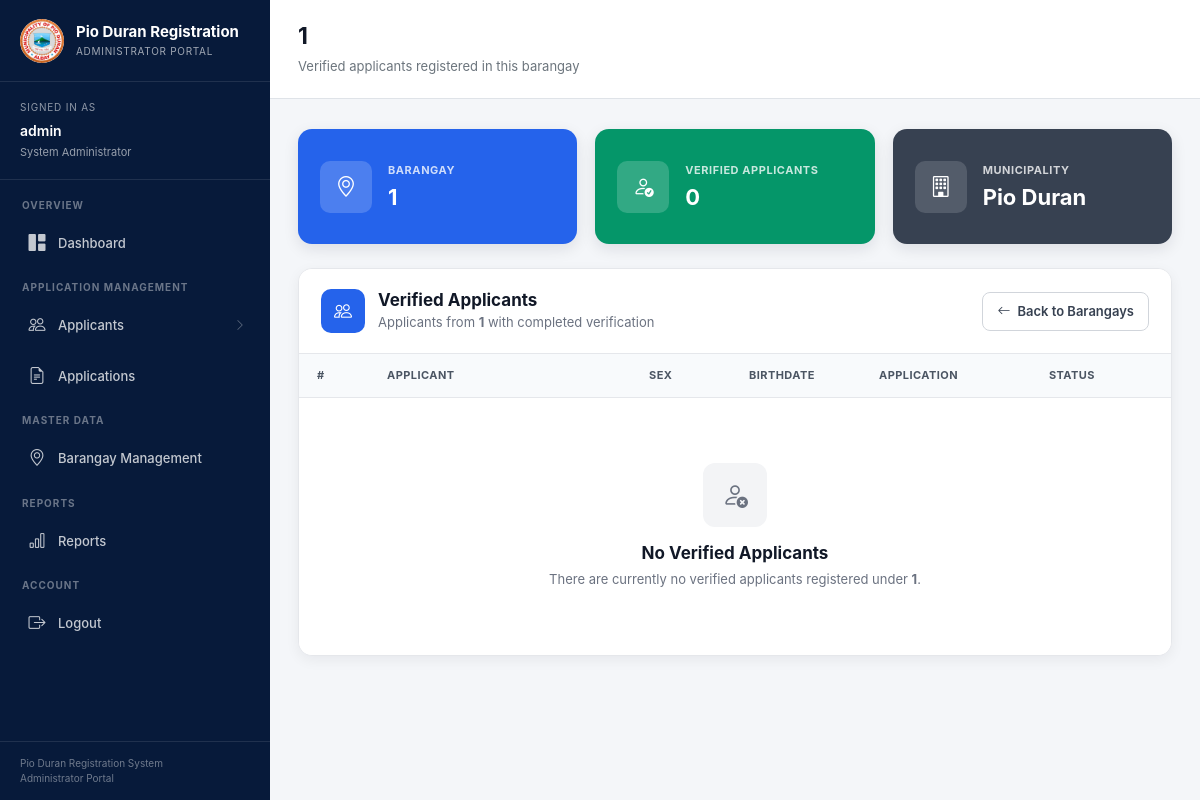
/comelec/barangays/1/applicants/ (signed in), run on an earlier commit of the app's database.
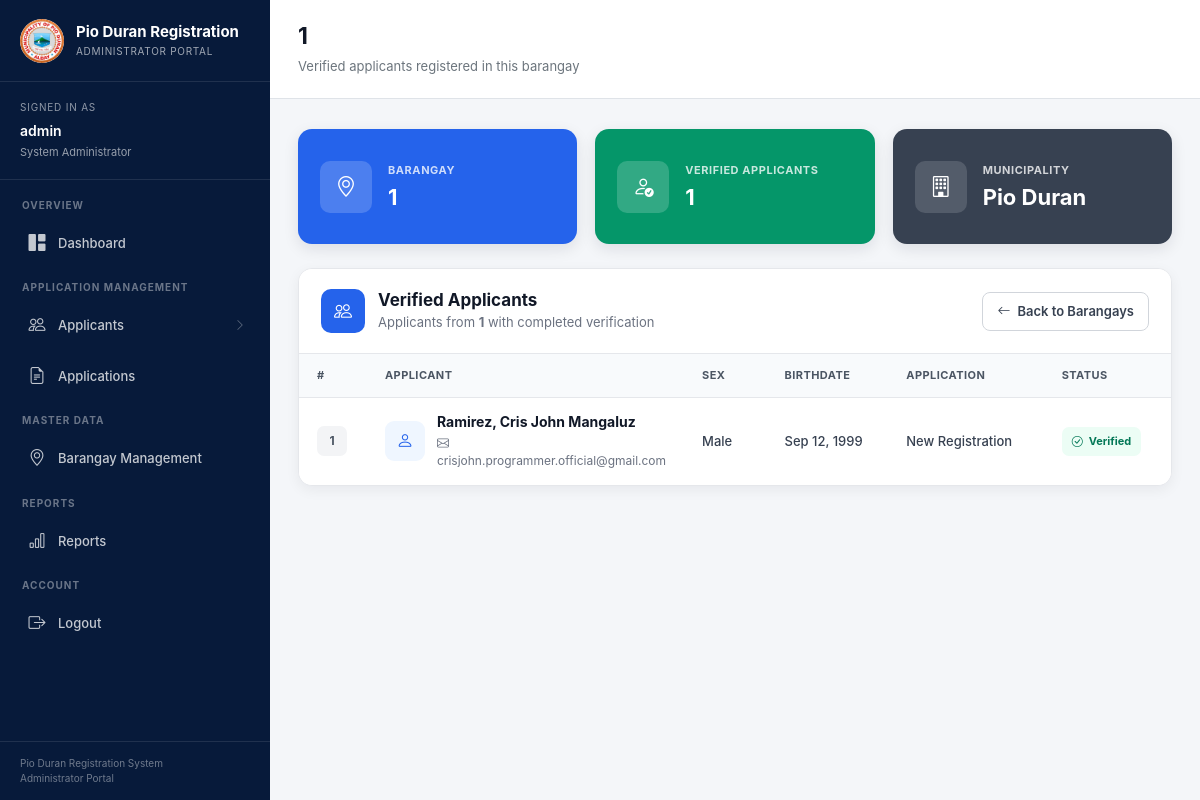
And on a later commit of the database.
### Applicants/models.py (models this page shows, shortened)
class Barangay(models.Model):
    name = models.CharField(max_length=255, unique=True)

class Applicant(models.Model):
    APPLICATION_CHOICES = [
        ("NEW", "New Registration"),
        ("UPDATE", "Update Information"),
        ("TRANSFER", "Transfer"),
        ("REACTIVATION", "Reactivation"),
        ("REINSTATEMENT", "Reinstatement"),
    ]
    APPLICATION_STATUS = [
        ("APPROVED", "Approved"),
        ("DISAPPROVED", "Disapproved"),
        ("PENDING", "Pending"),
        ("REVIEW", "Review"),
    ]
    PWD_CHOICES = [
        ("NO", "Not PWD"),
        ("VISUAL", "Visual Disability"),
        ("HEARING", "Hearing Disability"),
        ("PHYSICAL", "Physical Disability"),
        ("INTELLECTUAL", "Intellectual Disability"),
        ("PSYCHOSOCIAL", "Psychosocial Disability"),
        ("MULTIPLE", "Multiple Disabilities"),
        ("OTHER", "Other"),
    ]
    VERIFICATION_STATUS = [
        ("UNVERIFIED", "Unverified"),
        ("BIOMETRICS_PENDING", "Biometrics Pending"),
        ("VERIFIED", "Verified"),
    ]
    CITIZENSHIP_CHOICES = [
        ("BY_BIRTH", "By Birth"),
        ("NATURALIZED", "Naturalized"),
    ]
    lastname = models.CharField(max_length=255)
    firstname = models.CharField(max_length=255)
    middlename = models.CharField(max_length=255)
    civil_status = models.CharField(max_length=20, null=True, blank=True)
    age = models.IntegerField()
    sex = models.CharField(max_length=20)
    birthdate = models.DateField()
    birthplace = models.CharField(max_length=255)
    civil_status = models.CharField(max_length=20, null=True, blank=True)
    brgy = models.ForeignKey(
        Barangay,
        on_delete=models.SET_NULL,
        null=True,
        blank=True
    )
    province = models.CharField(max_length=255, default="Albay")
    municipality = models.CharField(max_length=255, default="Pio Duran")
    phone = models.CharField(max_length=11)
    email = models.EmailField(unique=True)
    application_type = models.CharField(
        max_length=20,
        choices=APPLICATION_CHOICES,
        default="NEW"
    )
    pwd_status = models.CharField(
        max_length=20,
        choices=PWD_CHOICES,
        default="NO"
    )
    citizenship_status = models.CharField(
        max_length=20,
        choices=CITIZENSHIP_CHOICES,
        default="BY_BIRTH"
    )
    status = models.CharField(
        max_length=20,
        choices=APPLICATION_STATUS,
        default='PENDING'
    )
    verification_status = models.CharField(
        max_length=30,
        choices=VERIFICATION_STATUS,
        default="UNVERIFIED"
    )
    father = models.CharField(max_length=255)
    mother = models.CharField(max_length=255)
    is_active = models.BooleanField(default=True)
    is_senior = models.BooleanField(default=False)
    date_joined = models.DateField(auto_now_add=True)
    office_visit_date = models.DateField(
        null=True,
        blank=True
    )
    office_visit_slot = models.PositiveIntegerField(
        null=True,
        blank=True
    )

### core/views.py (the view)
@login_required
def barangay_applicants(request, pk):
    barangay = get_object_or_404(
        Barangay,
        pk=pk
    )
    applicants = Applicant.objects.filter(
        brgy=barangay,
        status="APPROVED",
        verification_status="VERIFIED",
        is_active=True
    ).order_by(
        "lastname",
        "firstname",
        "middlename"
    )
    return render(
        request,
        "comelec/barangay_applicants.html",
        {
            "barangay": barangay,
            "applicants": applicants
        }
    )

### templates/comelec/barangay_applicants.html (shortened to what the changed rows need)
{% extends "admin.html" %}
{% block page_title %}
{{ barangay.name }}
{% endblock %}
{% block page_subtitle %}
Verified applicants registered in this barangay
{% endblock %}
{% block content %}
<div class="barangay-applicants-page">
    <div class="applicant-summary">
        <div class="summary-card blue-card">
            <div class="summary-content">
                <div class="summary-label">
                    Barangay
                </div>
                <div class="summary-value">
                    {{ barangay.name }}
                </div>
            </div>
        </div>
        <div class="summary-card green-card">
            <div class="summary-content">
                <div class="summary-label">
                    Verified Applicants
                </div>
                <div class="summary-value">
                    {{ applicants|length }}
                </div>
            </div>
        </div>
    </div>
    <div class="applicant-card">
        <div class="applicant-card-header">
            <div class="header-left">
                <div>
                    <h2 class="header-title">
                        Verified Applicants
                    </h2>
                    <p class="header-description">
                        Applicants from
                        <strong>{{ barangay.name }}</strong>
                        with completed verification
                    </p>
                </div>
            </div>
        </div>
        <div class="table-responsive">
            <table class="table applicant-table align-middle">
                <thead>
                    <tr>
                        <th style="width: 70px;">
                            #
                        </th>
                        <th>
                            Applicant
                        </th>
                        <th style="width: 100px;">
                            Sex
                        </th>
                        <th style="width: 130px;">
                            Birthdate
                        </th>
                        <th style="width: 170px;">
                            Application
                        </th>
                        <th style="width: 140px;">
                            Status
                        </th>
                    </tr>
                </thead>
                <tbody>
                    {% for applicant in applicants %}
                    <tr>
                        <td>
                            <span class="row-number">
                                {{ forloop.counter }}
                            </span>
                        </td>
                        <td>
                            <div class="applicant-info">
                                <div class="applicant-avatar">
                                    <i class="bi bi-person"></i>
                                </div>
                                <div>
                                    <div class="applicant-name">
                                        {{ applicant.lastname }},
                                        {{ applicant.firstname }}
                                        {% if applicant.middlename %}
                                            {{ applicant.middlename }}
                                        {% endif %}
                                    </div>
                                    {% if applicant.email %}
                                    <div class="applicant-email">
                                        <i class="bi bi-envelope"></i>
                                        {{ applicant.email }}
                                    </div>
                                    {% endif %}
                                </div>
                            </div>
                        </td>
                        <td>
                            {% if applicant.sex %}
                                <span class="detail-value">
                                    {{ applicant.sex }}
                                </span>
                            {% else %}
                                <span class="detail-muted">
                                    —
                                </span>
                            {% endif %}
                        </td>
                        <td>
                            {% if applicant.birthdate %}
                                <span class="detail-value">
                                    {{ applicant.birthdate|date:"M d, Y" }}
                                </span>
                            {% else %}
                                <span class="detail-muted">
                                    —
                                </span>
                            {% endif %}
                        </td>
                        <td>
                            <span class="detail-value">
                                {{ applicant.get_application_type_display }}
                            </span>
                        </td>
                        <td>
                            <span class="status-badge verified">
                                <i class="bi bi-check-circle"></i>
                                Verified
                            </span>
                        </td>
                    </tr>
                    {% empty %}
                    <tr>
                        <td colspan="6" class="p-0">
                            <div class="empty-state">
                                <div class="empty-icon">
                                    <i class="bi bi-person-x"></i>
                                </div>
                                <h3 class="empty-title">
                                    No Verified Applicants
                                </h3>
                                <p class="empty-description">
                                    There are currently no verified applicants
                                    registered under
                                    <strong>{{ barangay.name }}</strong>.
                                </p>
                            </div>
                        </td>
                    </tr>
                    {% endfor %}
                </tbody>
            </table>
        </div>
    </div>
</div>
{% endblock %}

What changed in the data, as far as the page shows it:
shown differently, row unchanged: Barangay: name "1" → (not shown)
now on this page (row edited): Applicant: lastname "Ramirez", firstname "Cris John", middlename "Mangaluz", email "crisjohn.programmer.official@gmail.com", sex "Male", birthdate "Sep 12, 1999", application_type "New Registration"
Also different on the page:
{{ applicants|length }}: "0" → "1"
text no longer shown: "No Verified Applicants There are currently no verified applicants registered under ."
